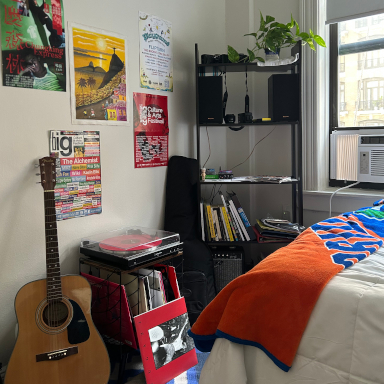
#> input picture src/depth_estimation/test_image.jpg, 384 x 384 px, given in place of the camera
$ python segmentation.py
#> lines starting #> are read from the running program, lines starting #| are printed output that depends on the picture; after the words box and inside, x2 and y2 are one past the last pixel; in counts of white or black regions, pixels touching at a corner belong together
import cv2
import numpy as np
from collections import deque

class SegmentationModule:
    """
    Obstacle Segmentation and Mapping Module for Visual Navigation
    Processes depth maps to detect obstacles, create occupancy grids, and identify moving objects
    """

    def __init__(self, depth_threshold=2.0, grid_resolution=0.01, grid_size=(100, 100)):
        """
        Initialize segmentation module

        Args:
            depth_threshold: Maximum distance (meters) to consider as obstacle
            grid_resolution: Size of each grid cell in meters (e.g., 0.1 = 10cm)
            grid_size: Tuple (rows, cols) for occupancy grid dimensions
        """
#> in main, rgb_frame is the input picture: shape (384, 384, 3); mean B, G, R 97.6, 106.9, 121
        self.depth_threshold = depth_threshold
        self.grid_resolution = grid_resolution
        self.grid_size = grid_size

        # Initialize occupancy grid (0 = free, 255 = occupied)
        self.occupancy_grid = np.zeros(grid_size, dtype=np.uint8)

        # Store previous depth map for motion detection
        self.prev_depth = None
        self.prev_gray = None

        # Optical flow parameters
        self.flow_history = deque(maxlen=5)

    def process_depth_map(self, depth_map):
        """
        Main processing pipeline for depth map

        Args:
            depth_map: Input depth map (H x W), values in meters

        Returns:
            dict containing:
                - zones: obstacle info for left/center/right zones
                - occupancy_grid: 2D grid representation
                - moving_obstacles: list of moving obstacle locations
        """
        # Step 1: Threshold depth map to identify obstacles
        obstacle_mask = self.threshold_depth_map(depth_map)

        # Step 2: Divide into spatial zones
        zones = self.divide_into_zones(depth_map, obstacle_mask)

        # Step 3: Create occupancy grid
        self.occupancy_grid = self.create_occupancy_grid(depth_map, obstacle_mask)

        # Step 4: Detect moving obstacles
        moving_obstacles = self.detect_moving_obstacles(depth_map)

        return {
            'obstacle_mask': obstacle_mask,
            'zones': zones,
            'occupancy_grid': self.occupancy_grid,
            'moving_obstacles': moving_obstacles
        }

    def threshold_depth_map(self, depth_map):
        """
        Apply thresholding to separate foreground obstacles from background

        Args:
            depth_map: Input depth map (H x W) in meters

        Returns:
            Binary mask where 255 = obstacle, 0 = free space
        """
        # Normalize depth map to 0-255 for processing
        depth_normalized = cv2.normalize(depth_map, None, 0, 255, cv2.NORM_MINMAX)
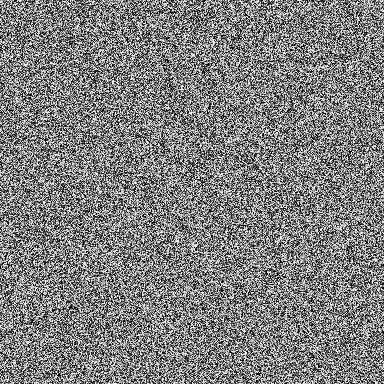
#> depth_map: shape (384, 384) float64; min 9.93e-06, max 3, mean 1.5; drawn with min black and max white
        depth_normalized = depth_normalized.astype(np.uint8)

        # Create binary mask: obstacles are closer than threshold
        obstacle_mask = (depth_map > 0) & (depth_map < self.depth_threshold)
        obstacle_mask = obstacle_mask.astype(np.uint8) * 255

        # Apply morphological operations to remove noise
        kernel = np.ones((5, 5), np.uint8)
        obstacle_mask = cv2.morphologyEx(obstacle_mask, cv2.MORPH_CLOSE, kernel)
        obstacle_mask = cv2.morphologyEx(obstacle_mask, cv2.MORPH_OPEN, kernel)

        return obstacle_mask

    def divide_into_zones(self, depth_map, obstacle_mask):
        """
        Divide depth map into left, center, right zones and analyze each

        Args:
            depth_map: Input depth map (H x W)
            obstacle_mask: Binary obstacle mask

        Returns:
            Dictionary with zone information
        """
        height, width = depth_map.shape
#> height = 384; width = 384
        zone_width = width // 3
#> zone_width = 128

        zones = {}
        zone_names = ['left', 'center', 'right']

        for i, zone_name in enumerate(zone_names):
            # Extract zone region
            start_col = i * zone_width
            end_col = (i + 1) * zone_width if i < 2 else width

            zone_depth = depth_map[:, start_col:end_col]
            zone_mask = obstacle_mask[:, start_col:end_col]

            # Calculate zone statistics
            obstacle_pixels = np.sum(zone_mask > 0)
            total_pixels = zone_mask.size
            obstacle_density = obstacle_pixels / total_pixels

            # Find closest obstacle in zone
            valid_depths = zone_depth[(zone_mask > 0) & (zone_depth > 0)]
            min_distance = np.min(valid_depths) if len(valid_depths) > 0 else float('inf')

            zones[zone_name] = {
                'obstacle_density': obstacle_density,
                'min_distance': min_distance,
                'is_clear': obstacle_density < 0.1,  # Less than 10% occupied
                'num_obstacles': obstacle_pixels
            }

        return zones

    def create_occupancy_grid(self, depth_map, obstacle_mask):
        """
        Create 2D bird's-eye view occupancy grid from depth map

        Args:
            depth_map: Input depth map (H x W) in meters
            obstacle_mask: Binary obstacle mask

        Returns:
            2D occupancy grid (grid_size), values 0-255
        """
        height, width = depth_map.shape
#> height = 384; width = 384
        grid = np.zeros(self.grid_size, dtype=np.uint8)

        # Establish minimum depth
        min_depth = self.grid_resolution
        camera_offset_z = int(0.5 / self.grid_resolution)

        # Iterate through depth map pixels
        for y in range(height):
            for x in range(width):
                if obstacle_mask[y, x] > 0 and depth_map[y, x] > 0:
                    depth = depth_map[y, x]

                    # Clamp Minimum Depth
                    depth = np.maximum(depth, min_depth)

                    # Project to world coordinates (simplified projection)
                    # Assume camera is at origin, looking forward
                    world_x = (x - width / 2) * depth / width * 2  # Lateral position
                    world_z = depth  # Forward distance

                    # Convert to grid coordinates
                    grid_x = int((world_x / self.grid_resolution) + self.grid_size[1] / 2)
                    grid_z = int((world_z / self.grid_resolution) + camera_offset_z)


                    # Mark grid cell as occupied if within bounds
                    grid_z = np.clip(grid_z, 0, self.grid_size[0]-1)
                    grid_x = np.clip(grid_x, 0, self.grid_size[1]-1)
                    grid[grid_z, grid_x] = 255
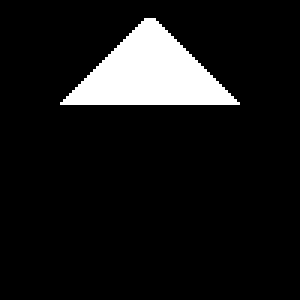
#> grid: shape (100, 100) (shown 3 times larger); 9.3% white; 1 white region, box (x1, y1, x2, y2) and area: (20, 6, 80, 35) 928

                    # if 0 <= grid_x < self.grid_size[1] and 0 <= grid_z < self.grid_size[0]:
                    #     grid[grid_z, grid_x] = 255
                        # print(f"X: {grid_x}, Z: {grid_z}")


        return grid

    def occupancy_grid_to_zones(self, occupancy_grid):
        """ Occupancy Grid To Zones

        Convert occupancy grid to left/center/right zones for audio mapping.
        """

        grid_z, grid_x = occupancy_grid.shape
        zone_width = grid_x // 3
        zones = {}

        for i, zone in enumerate(['left', 'center', 'right']):
            start_col = i * zone_width
            end_col = (i + 1) * zone_width if i < 2 else grid_x

            # Get Z obstacles within specific range.
            zone_grid = occupancy_grid[:, start_col:end_col]

            # Count occupied cells
            occupied = np.sum(zone_grid > 0)
            density = occupied / zone_grid.size

            # Find the nearest occupied row for Closest Distance
            occupied_rows = np.where(np.any(zone_grid > 0, axis=1))[0]
            if len(occupied_rows) > 0:
                # Converts row index back to relative distance based on the grid resolution.
                min_distance = occupied_rows[0] * self.grid_resolution
            else:
                # No occupied rows
                min_distance = float('inf')

            zones[zone] = {
                'min_distance': min_distance,
                'obstacle_density': density
            }

        return zones


    def detect_moving_obstacles(self, depth_map):
        """
        Detect moving obstacles using temporal depth difference and optical flow

        Args:
            depth_map: Current depth map (H x W)

        Returns:
            List of moving obstacle locations (x, y, motion_magnitude)
        """
        moving_obstacles = []

        if self.prev_depth is None:
            self.prev_depth = depth_map.copy()
            return moving_obstacles

        # Method 1: Temporal depth difference
        depth_diff = cv2.absdiff(depth_map, self.prev_depth)
        motion_mask = (depth_diff > 0.1).astype(np.uint8) * 255  # 10cm threshold

        # Method 2: Optical flow on depth map
        # Convert depth maps to uint8 for optical flow
        prev_depth_norm = cv2.normalize(self.prev_depth, None, 0, 255, cv2.NORM_MINMAX).astype(np.uint8)
        curr_depth_norm = cv2.normalize(depth_map, None, 0, 255, cv2.NORM_MINMAX).astype(np.uint8)

        # Calculate dense optical flow using Farneback method
        flow = cv2.calcOpticalFlowFarneback(
            prev_depth_norm,
            curr_depth_norm,
            None,
            pyr_scale=0.5,
            levels=3,
            winsize=15,
            iterations=3,
            poly_n=5,
            poly_sigma=1.2,
            flags=0
        )

        # Compute flow magnitude
        magnitude, angle = cv2.cartToPolar(flow[..., 0], flow[..., 1])

        # Threshold to find significant motion (moving obstacles)
        motion_threshold = 2.0  # pixels
        significant_motion = magnitude > motion_threshold

        # Combine with depth difference for robust detection
        combined_motion = (significant_motion.astype(np.uint8) * motion_mask) > 0

        # Find contours of moving regions
        contours, _ = cv2.findContours(combined_motion.astype(np.uint8),
                                       cv2.RETR_EXTERNAL,
                                       cv2.CHAIN_APPROX_SIMPLE)

        # Extract moving obstacle locations
        for contour in contours:
            if cv2.contourArea(contour) > 100:  # Minimum area threshold
                M = cv2.moments(contour)
                if M['m00'] > 0:
                    cx = int(M['m10'] / M['m00'])
                    cy = int(M['m01'] / M['m00'])
                    avg_magnitude = np.mean(magnitude[combined_motion])

                    moving_obstacles.append({
                        'x': cx,
                        'y': cy,
                        'motion_magnitude': avg_magnitude,
                        'depth': depth_map[cy, cx] if depth_map[cy, cx] > 0 else None
                    })

        # Update previous depth map
        self.prev_depth = depth_map.copy()

        return moving_obstacles

    def visualize_results(self, depth_map, results, rgb_frame=None):
        """
        Visualize segmentation results for debugging

        Args:
            depth_map: Original depth map
            results: Output from process_depth_map()
            rgb_frame: Optional RGB frame to overlay

        Returns:
            Visualization image
        """
        # Create visualization canvas
        if rgb_frame is not None:
            vis = rgb_frame.copy()
        else:
            depth_colored = cv2.applyColorMap(
                cv2.normalize(depth_map, None, 0, 255, cv2.NORM_MINMAX).astype(np.uint8),
                cv2.COLORMAP_JET
            )
            vis = depth_colored

        height, width = vis.shape[:2]
#> height = 384; width = 384
        zone_width = width // 3
#> zone_width = 128

        # Draw zone boundaries
        cv2.line(vis, (zone_width, 0), (zone_width, height), (0, 255, 0), 2)
        cv2.line(vis, (2 * zone_width, 0), (2 * zone_width, height), (0, 255, 0), 2)
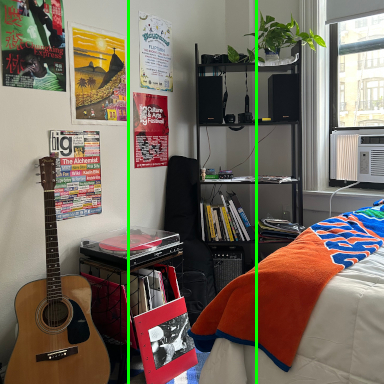
#> vis: shape (384, 384, 3); mean B, G, R 96.1, 109.3, 119.2

        # Label zones with statistics
        zones = results['zones']
        zone_names = ['LEFT', 'CENTER', 'RIGHT']
        for i, zone_name in enumerate(['left', 'center', 'right']):
            zone_info = zones[zone_name]
            x_pos = int((i + 0.5) * zone_width)

            status = "CLEAR" if zone_info['is_clear'] else "BLOCKED"
            color = (0, 255, 0) if zone_info['is_clear'] else (0, 0, 255)

            text = f"{zone_names[i]}: {status}"
            cv2.putText(vis, text, (x_pos - 50, 30),
                       cv2.FONT_HERSHEY_SIMPLEX, 0.6, color, 2)

            dist_text = f"{zone_info['min_distance']:.2f}m"
            cv2.putText(vis, dist_text, (x_pos - 40, 60),
                       cv2.FONT_HERSHEY_SIMPLEX, 0.5, color, 1)
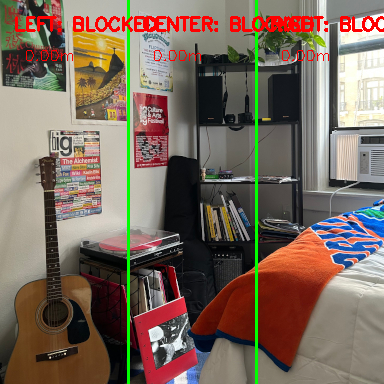
#> vis: shape (384, 384, 3); 2.27% of pixels changed, all inside (x1, y1, x2, y2) = (15, 16, 384, 61)

        # Draw moving obstacles
        for obs in results['moving_obstacles']:
            cv2.circle(vis, (obs['x'], obs['y']), 10, (255, 0, 255), -1)
            cv2.putText(vis, "MOVING", (obs['x'] + 15, obs['y']),
                       cv2.FONT_HERSHEY_SIMPLEX, 0.5, (255, 0, 255), 2)

        # Create occupancy grid visualization
        grid_vis = cv2.resize(results['occupancy_grid'], (200, 200),
                             interpolation=cv2.INTER_NEAREST)
#> grid_vis: shape (200, 200); 9.3% white; 1 white region, box (x1, y1, x2, y2) and area: (40, 12, 160, 70) 3712
        grid_vis = cv2.applyColorMap(grid_vis, cv2.COLORMAP_BONE)

        return vis, grid_vis


def main():
    """
    Example usage with video file or webcam
    """
    # Initialize segmentation module
    segmenter = SegmentationModule(
        depth_threshold=2.0,  # 2 meters
        grid_resolution=0.1,   # 10cm cells
        grid_size=(100, 100)   # 10m x 10m grid
    )

    # Example: Process depth maps
    # Replace this with actual depth map source
    cap = cv2.VideoCapture(0)  # Or video file path

    while True:
        ret, rgb_frame = cap.read()
        if not ret:
            break

        # TODO: Get depth map
        # depth_map = depth_estimation_model.predict(rgb_frame)
        # For demo purposes, create dummy depth map
        depth_map = np.random.rand(*rgb_frame.shape[:2]) * 3.0  # Simulated depth

        # Process depth map
        results = segmenter.process_depth_map(depth_map)

        # Visualize results
        vis, grid_vis = segmenter.visualize_results(depth_map, results, rgb_frame)

        # Display
        cv2.imshow('Segmentation Results', vis)
        cv2.imshow('Occupancy Grid', grid_vis)

        # Print zone information
        print("\n=== Zone Analysis ===")
        for zone_name, zone_info in results['zones'].items():
            print(f"{zone_name.upper()}: "
                  f"Clear={zone_info['is_clear']}, "
                  f"Min Dist={zone_info['min_distance']:.2f}m, "
                  f"Density={zone_info['obstacle_density']:.2%}")

        if len(results['moving_obstacles']) > 0:
            print(f"\nDetected {len(results['moving_obstacles'])} moving obstacles!")

        if cv2.waitKey(1) & 0xFF == ord('q'):
#> (key q is pressed here)
            break

    cap.release()
    cv2.destroyAllWindows()


if __name__ == "__main__":
    main()

$ run again, on src/depth_estimation/depth_map.png
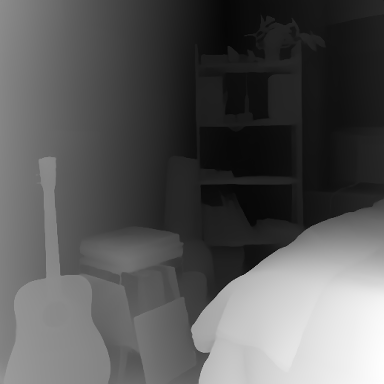
#> input picture src/depth_estimation/depth_map.png, 384 x 384 px, given in place of the camera
#> in main, rgb_frame is the input picture: shape (384, 384, 3); min 0, max 255, mean 88.1
#> in visualize_results, `cv2.line(vis, (2 * zone_width, 0), (2 * zone_width, height), (0, 255, ..`:
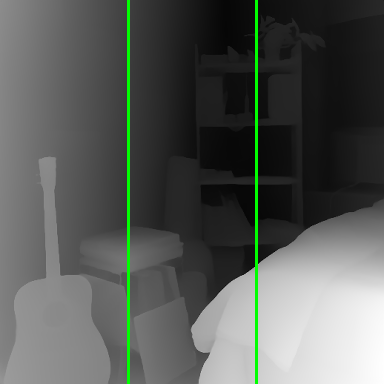
#> vis: shape (384, 384, 3); mean B, G, R 87, 91, 87
#> after the loop in visualize_results, `for i, zone_name in enumerate(['left', 'center', 'right']):`:
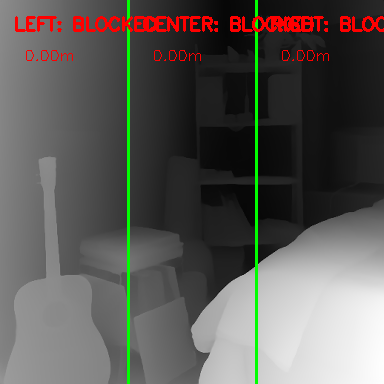
#> vis: shape (384, 384, 3); 2.27% of pixels changed, all inside (x1, y1, x2, y2) = (15, 16, 384, 61)
